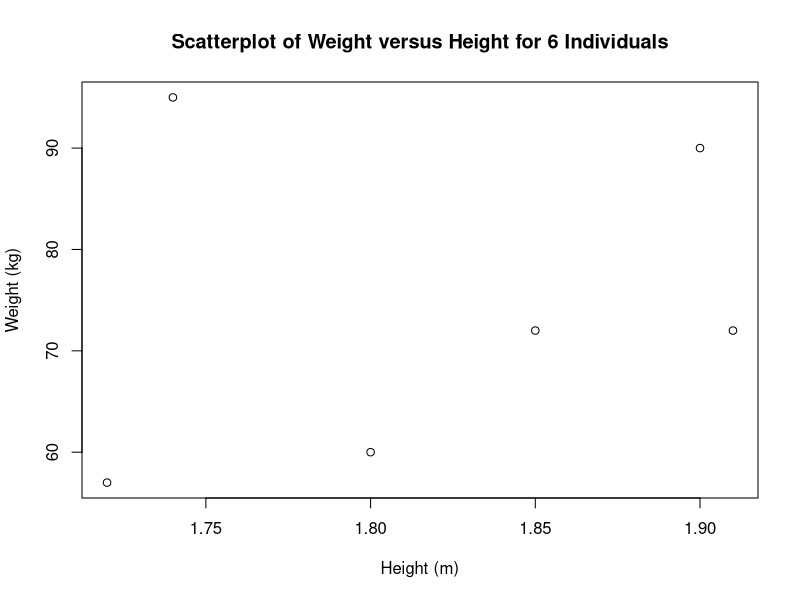
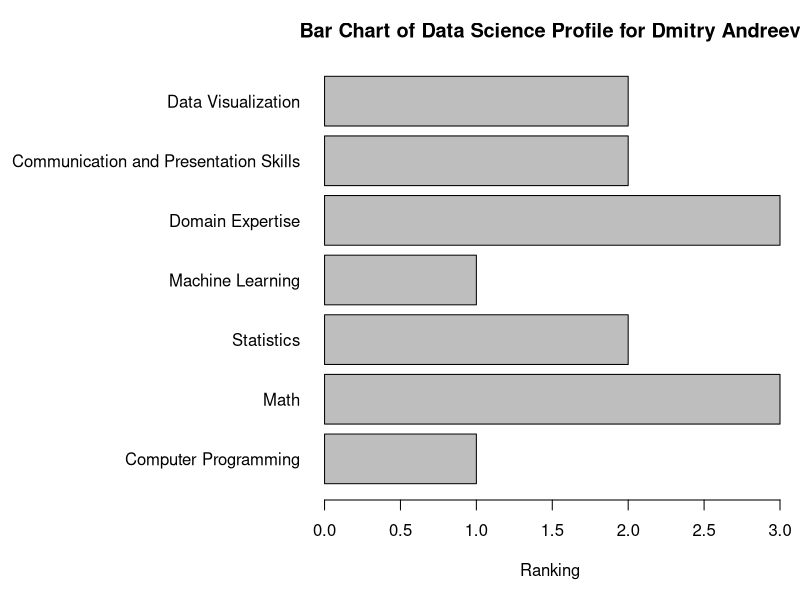

The R source for these figures, in order:
# Question 1 - Basic Math

# Part a - Function to compute the log of a positive number
log(99)
log(99, base = exp(1))

# Part b - Understanding default base for the log function
# After referring to help documentation, looks like the
# the function computes the natural logarithm by default.
log10(99)
log(99, base = 10)

# Part c - the log of a negative number
# The natural logarithm function ln(x) is defined only for
# positive numbers x > 0. The natural logarithm of a negative
# number is undefined which is why R returns "NaNs produced"
# suggesting that there is a missing value or "Not a Number"
log(-99)

# Part d - the square-root of a positive number
sqrt(16)


# Question 2 - Random Number Generation

# Part a - Create a vector of 15 standard normal random 
# variables calculate its mean and SD (Standard Deviation)
Vector <- rnorm(15)
Vector
mean(Vector)
sd(Vector)

# Part b - Change the mean to 10 and the SD to 2 to recalculate
# the vector of 15 random normal variables. Calculate its mean
# and SD
Vector <- rnorm(15, m = 10, sd = 2)
Vector
mean(Vector)
sd(Vector)
# the rnorm function generates a sample of random numbers from a 
# normal distribution with the specified mean and standard
# deviation properties input into the function by the user.
# This means that every time the rnorm function is called upon 
# to generatre 15 numbers with a mean of 10 and standard deviation 
# of 2, it simply grabs 15 numbers at random from a normal
# distribution with the specified properties (mean and sd) and will
# be different every time the function is called upon. The random
# numbers are being generated from the same population with a normal
# distribution, however, each sample of random numbers will have
# variation in their mean and standard deviation.


# Question 3 - Vector Operations

# Part a -> c - Create 2 vectors for heights and weights of 6 individuals

weights <- c(60, 72, 57, 90, 95, 72)
weights
heights <- c(1.80, 1.85, 1.72, 1.90, 1.74, 1.91)
heights

# Part d - Create a scatterplot of weight vs. height
# Interpret the scatterplot

plot(heights, 
     weights, 
     main = "Scatterplot of Weight versus Height for 6 Individuals",
     xlab = "Height (m)",
     ylab = "Weight (kg)")

# Scatterplot is showing a slight positive correlation, estimated at 
# r ~ 0.7, however, there is one indivdual with a height of 1.72 meters but 
# a very high corresponding weight of 95 kilograms resulting in a large 
# residual if a linear regression model had been fit onto the plot. Another 
# point to note is the tall individual with a height of 1.91 meters and a 
# rather low weight of 72 kilograms that would result in high leverage on
# a linear regression model.

# Part e - Calculate the BMI for each individual
# BMI = weight in kg divided by the square of the height in m

BMI <- weights / (heights ^ 2)
BMI

# Part f - Calculate the mean for weight

mean_weight <- mean(weights)
mean_weight

# Part g - Subtract the mean for each value of weight

residual_weights <- weights - mean_weight
residual_weights

# part h - Sum the result
# Now you know why we square the deviations from the mean to calculate a
# standard deviation!

sum_of_residual_weights <- sum(residual_weights)
sum_of_residual_weights


# Question 4 - Enter your data science profile in R as a data frame
# Data frame consists of two columns - data science categories, ranking
# Categories - Computer Programming, math, statistics, machine learning, domain
# expertise, communication and presentation skills, and data visualization
# Ranking - 1 as worst, 5 as best for best ranking for each category
# Create a bargraph of your data science profile

Data_Science_Categories <- c("Computer Programming", 
                             "Math", 
                             "Statistics", 
                             "Machine Learning", 
                             "Domain Expertise", 
                             "Communication and Presentation Skills", 
                             "Data Visualization")

Ranking <- c(1, 3, 2, 1, 3, 2, 2)

Dmitry <- data.frame(Data_Science_Categories, Ranking)

# fitting labels
par(las = 1) # make lable text perpendicular to axis
par(mar = c(5, 16, 3, 1)) # increase y-axis margin

barplot(Dmitry$Ranking, 
        names.arg = Dmitry$Data_Science_Categories,
        horiz = TRUE,
        xlab = "Ranking",
        main = "Bar Chart of Data Science Profile for Dmitry Andreev")
